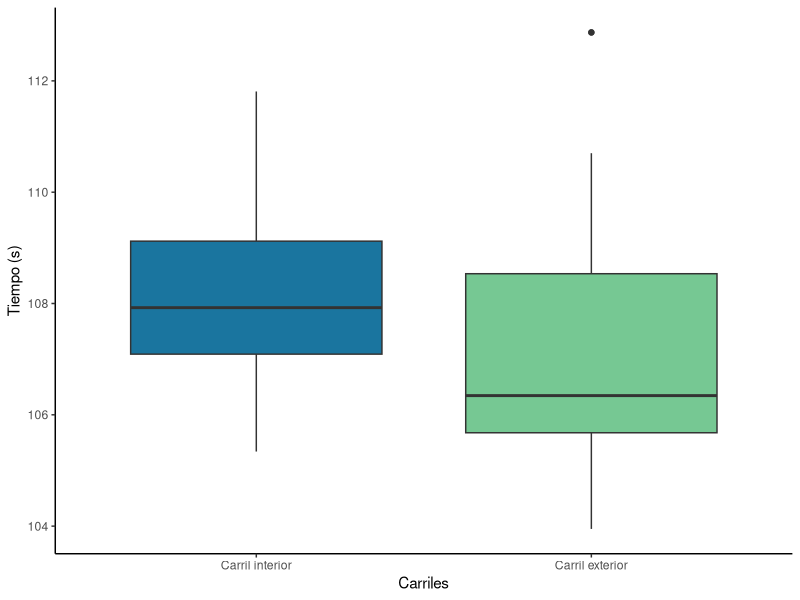
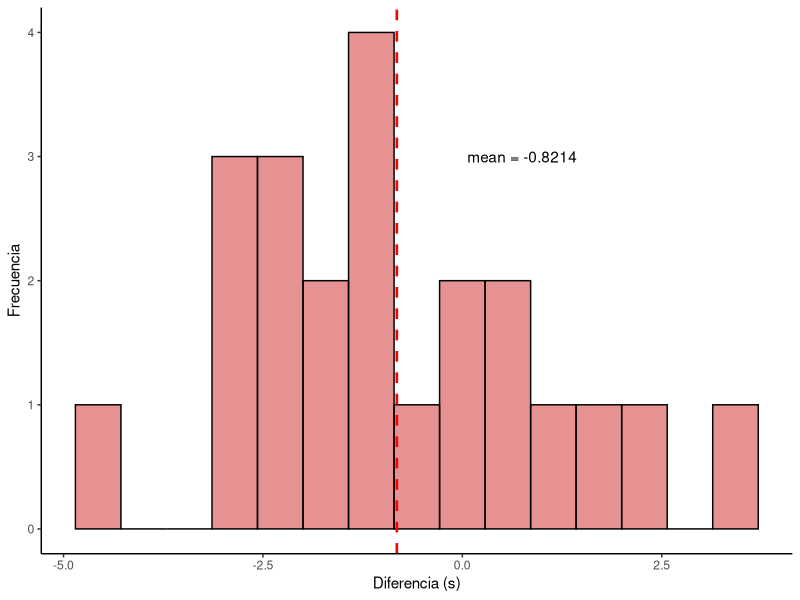

Reproduce these figures in R, in order.
obtain_ci <- function(alpha) {
    ci <- t.test(
        x = data$difference,
        conf.level = 1 - alpha
    )$conf.int
    return(ci)
}

library(ggplot2)
library(tidyr)
data <- read.csv("../Data/data.csv")
data$difference <- data$outer.lane - data$inner.lane
mu <- mean(data$difference)
print(obtain_ci(0.1))
print(obtain_ci(0.05))
print(obtain_ci(0.01))
data_long <- data %>% gather(lane, value, outer.lane:inner.lane)
theme_set(theme_classic())
plot <- ggplot(
    data = data_long,
    aes(
        x = lane,
        y = value,
        fill = lane,
    )
) +
    geom_boxplot() +
    scale_x_discrete(labels = c(
        "Carril interior",
        "Carril exterior"
    )) +
    scale_fill_manual(values = c(
        "#1a759f",
        "#76c893"
    )) +
    ylab("Tiempo (s)") +
    xlab("Carriles") +
    theme(legend.position = "none")
ggsave("problema07_boxplot.png",
    height = 1000,
    width = 1200,
    limitsize = FALSE,
    units = "px"
)
n <- length(data$inner.lane)
sigmax <- var(data$inner.lane) * n / (n - 1)
sigmay <- var(data$outer.lane) * n / (n - 1)
sigma <- sqrt((sigmax + sigmay) / n)
meanx <- mean(data$inner.lane)
meany <- mean(data$outer.lane)
t_d <- (meanx - meany) / sigma
print(c(t_d, pt(t_d, n - 1, lower.tail = FALSE)))
plot <- ggplot(
    data,
    aes(difference)
) +
    geom_histogram(
        bins = 15,
        aes(y = ..count..),
        colour = "black",
        fill = "#ce2626",
        alpha = 0.5
    ) +
    xlab("Diferencia (s)") +
    ylab("Frecuencia") +
    geom_vline(aes(xintercept = mu),
        color = "red",
        linetype = "dashed",
        size = 0.9
    ) +
    annotate("text",
        x = 0.75,
        y = 3,
        label = paste(
            "mean =",
            round(mu, 4)
        )
    )
ggsave("problema07_histogram.png",
    height = 1000,
    width = 1200,
    limitsize = FALSE,
    units = "px"
)